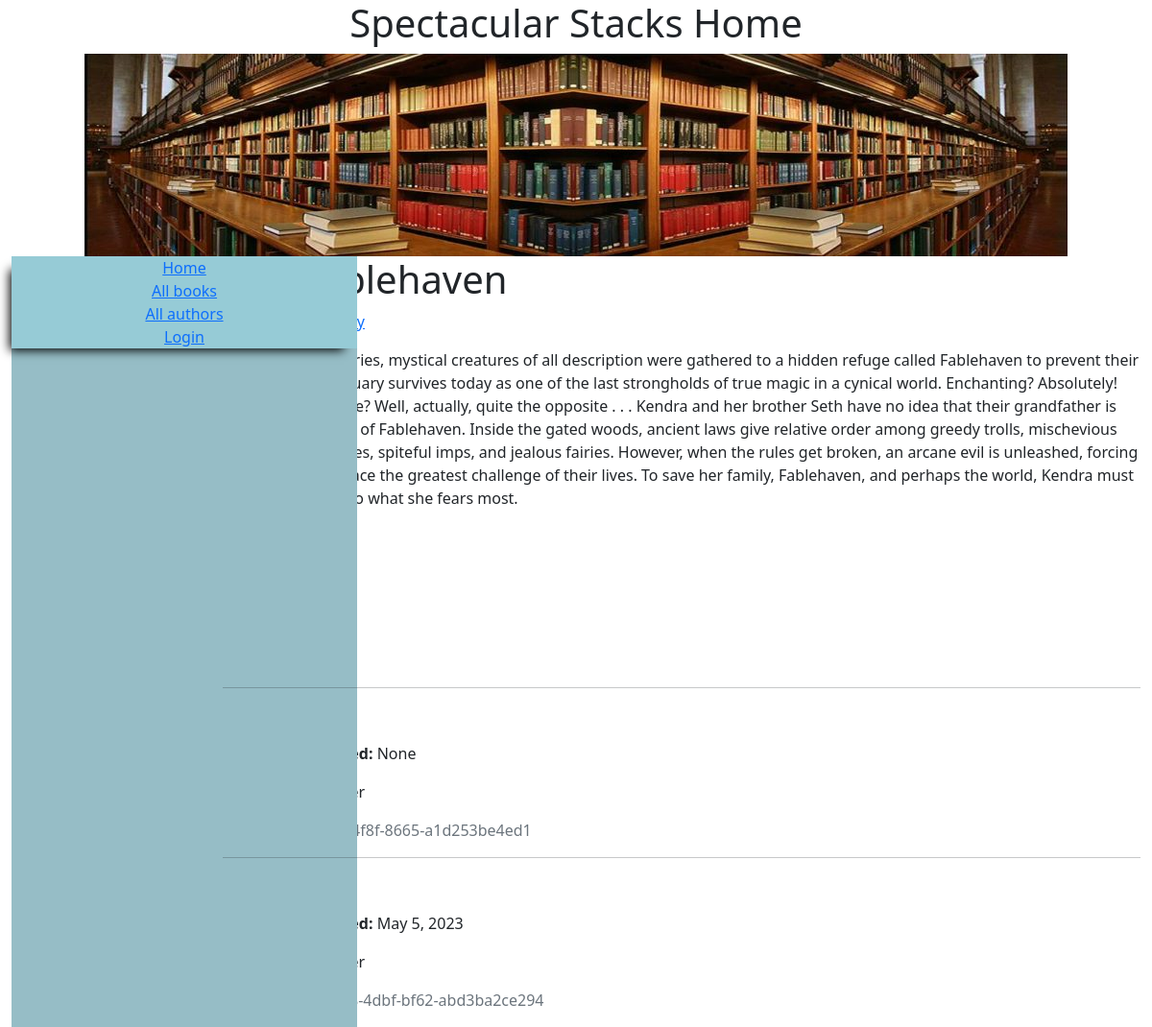
/catalog/book/4, run on an earlier commit of the app's database.
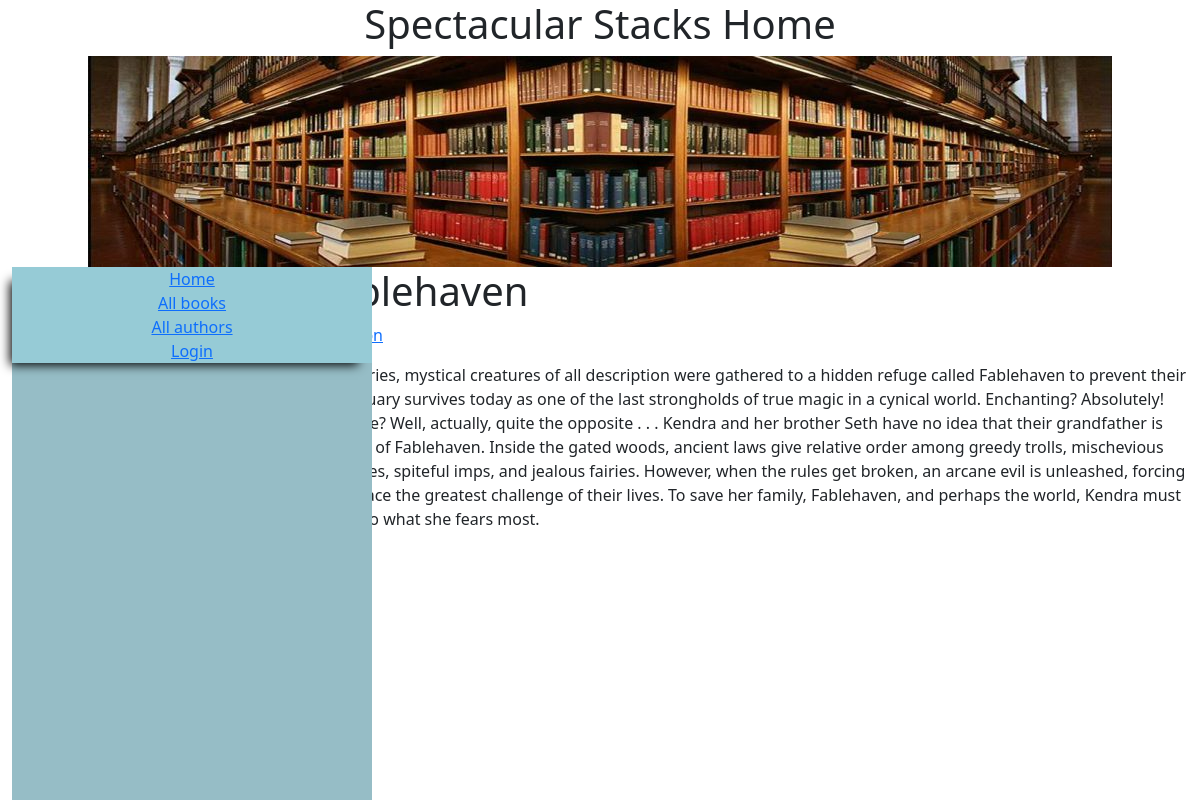
And on a later commit of the database.
### catalog/models.py (models this page shows, shortened)
class Book(models.Model):
    title = models.CharField(max_length=200)
    author = models.ForeignKey('Author', on_delete=models.SET_NULL, null=True)
    summary = models.TextField(max_length=1000, help_text="Enter a brief description of the book")
    isbn = models.CharField('ISBN', max_length=13,
                            unique=True,
                            help_text='13 Character <a href="https://www.isbn-international.org/content/what-isbn'
                                      '">ISBN number</a>')
    genre = models.ManyToManyField(Genre, help_text="Select a genre for this book")
    class Meta:
        ordering = ['title', 'author']
    def display_genre(self):
        """Create a string for the Genre. This is required to display genre in Admin."""
        return ', '.join(genre.name for genre in self.genre.all()[:3])
    display_genre.short_description = 'Genre'

class BookInstance(models.Model):
    id = models.UUIDField(primary_key=True, default=uuid.uuid4,
                          help_text="Unique ID for this particular book across whole library")
    book = models.ForeignKey('Book', on_delete=models.RESTRICT, null=True)
    imprint = models.CharField(max_length=200)
    due_back = models.DateField(null=True, blank=True)
    borrower = models.ForeignKey(User, on_delete=models.SET_NULL, null=True, blank=True)
    LOAN_STATUS = (
        ('d', 'Maintenance'),
        ('o', 'On loan'),
        ('a', 'Available'),
        ('r', 'Reserved'),
    )
    status = models.CharField(
        max_length=1,
        choices=LOAN_STATUS,
        blank=True,
        default='d',
        help_text='Book availability')
    class Meta:
        ordering = ['due_back']
        permissions = (("can_mark_returned", "Set book as returned"),)

### catalog/views.py (the view)
# urls.py: path('book/<int:pk>', views.BookDetailView.as_view(), name='book-detail'),
class BookDetailView(generic.DetailView):
    model = Book

### catalog/models.py (called while the page is built)
    def __str__(self):
        return self.name

    def __str__(self):
        return '{0}, {1}'.format(self.last_name, self.first_name)

### catalog/templates/catalog/book_detail.html (shortened to what this page needs)
{% extends "base_generic.html" %}
{% block content %}
  <h1>Title: {{ book.title }}</h1>
<nav>
  <p><strong>Author:</strong> <a href="">{{ book.author }}</a></p>
  <p><strong>Summary:</strong> {{ book.summary }}</p>
  <p><strong>ISBN:</strong> {{ book.isbn }}</p>
  <p><strong>Language: </strong> English {{ book.language }}</p>
  <p><strong>Genre:</strong> {{ book.genre.all|join:", " }}</p>
</nav>
  <div style="margin-left:20px;margin-top:20px">
    <h4>Copies</h4>
    {% for copy in book.bookinstance_set.all %}
      <hr>
      <p class="{% if copy.status == 'a' %}text-success{% elif copy.status == 'm' %}text-danger{% else %}text-warning{% endif %}">
      </p>
      {% if copy.status != 'a' %}
        <p><strong>Due to be returned:</strong> {{ copy.due_back }}</p>
      {% endif %}
      <p><strong>Imprint:</strong> {{ copy.imprint }}</p>
      <p class="text-muted"><strong>Id:</strong> {{ copy.id }}</p>
    {% endfor %}
  </div>
{% endblock %}

### catalog/templates/base_generic.html (shortened to what this page needs)
<!DOCTYPE html>
<html lang="en">
<head>
  <link href="https://cdn.jsdelivr.net/npm/bootstrap@5.1.3/dist/css/bootstrap.min.css" rel="stylesheet">
  {% load static %}
  <link rel="stylesheet" type="text/css" href="{% static 'css/styles.css' %}">
</head>
<body>
	<header>
		  <h1 style="text-align: center;">Spectacular Stacks Home</h1>
		 <img style="max-width: 100%; display: block; margin-left: auto; margin-right: auto;" src="{% static "catalog/libheader.png" %}" alt="My image"/>
	</header>
  <div class="container-fluid">
    <div class="row">
      <div class="col-sm-2">
      {% block sidebar %}
		<div id= "sidebar">
        <ul class="sidebar-nav" style="background-color: #96CBD6; margin-top:0px; text-align: center; box-shadow: -8px 8px 10px -6px #000000">
          <li><a href="{% url 'index' %}">Home</a></li>
          <li><a href="{% url 'books' %}">All books</a></li>
          <li><a href="{% url 'authors' %}">All authors</a></li>
          {% if user.is_authenticated %}
            <li>User: {{ user.get_username }}</li>
            <li><a href="{% url 'logout' %}?next={{ request.path }}">Logout</a></li>
          {% else %}
            <li><a href="{% url 'login' %}?next={{ request.path }}">Login</a></li>
          {% endif %}
        </ul>
		</div>
     {% endblock %}
      </div>
      <div class="col-sm-10 ">{% block content %}{% endblock %}</div>
    </div>
  </div>
</body>
</html>

### catalog/static/css/styles.css (style rules this page uses)
.sidebar-nav { margin-top: 20px; padding: 0; list-style: none; }
#sidebar { position: fixed; width: 30%; height: 100%; background-color: #96BDC6; }

What changed in the data, as far as the page shows it:
removed BookInstance: due_back "None", id "54cf5ebf-57cc-4f8f-8665-a1d253be4ed1"
removed BookInstance: due_back "May 5, 2023", id "b4b2a588-85e8-4dbf-bf62-abd3ba2ce294"
